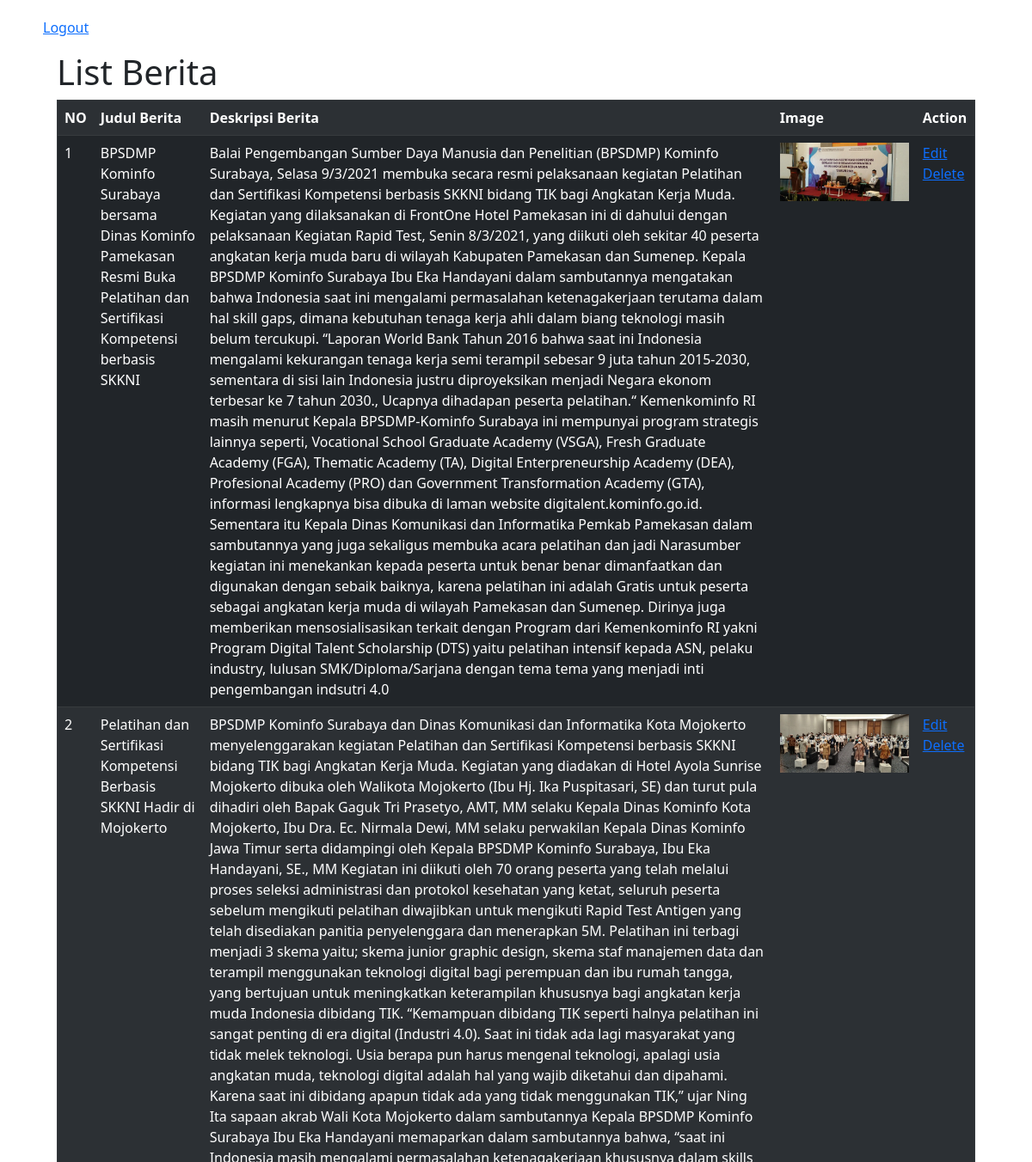
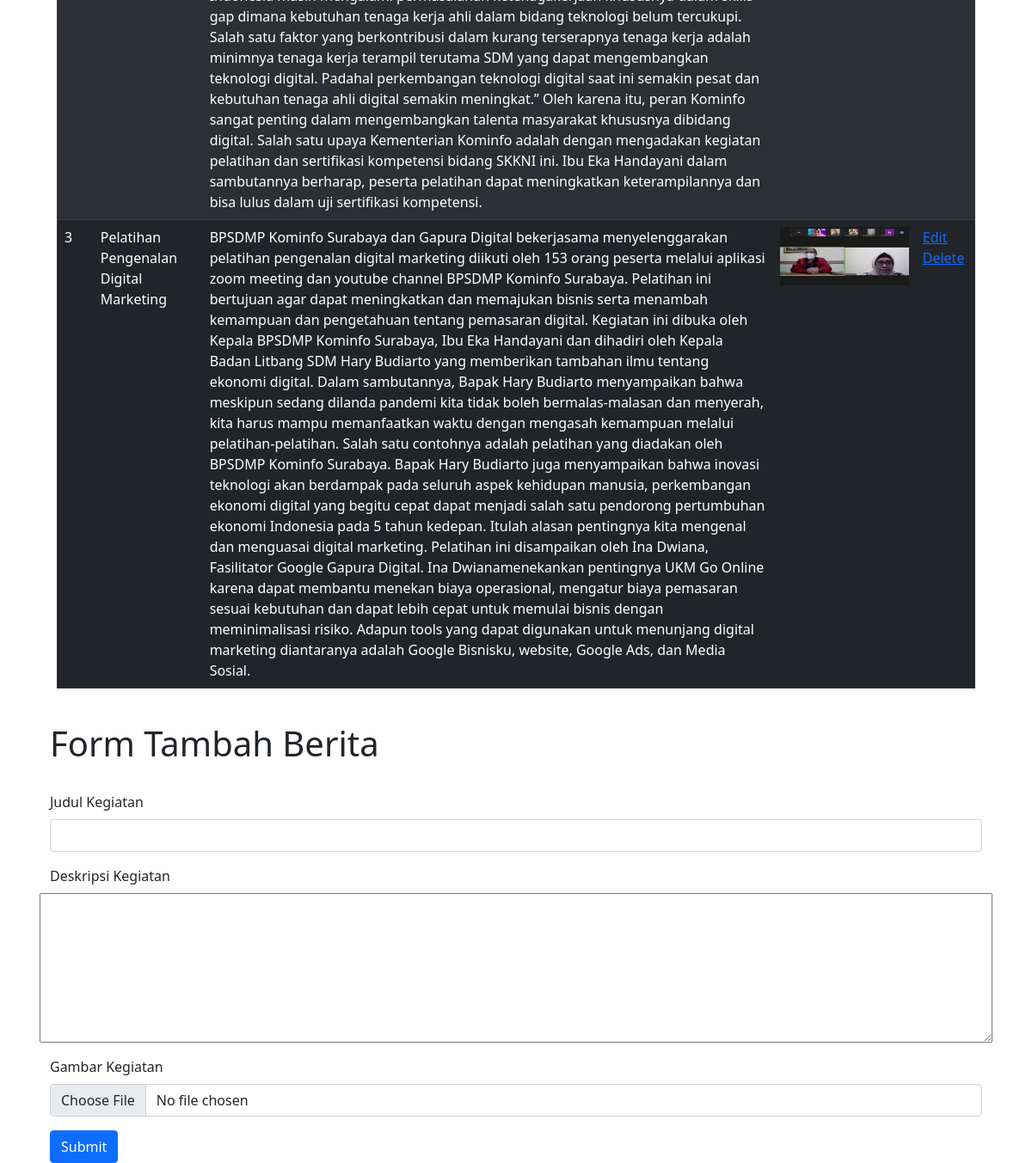
The page /administrator.php on the database its author committed (2 pictures, top to bottom).
### tables this page shows
CREATE TABLE `berita_acara` (
  `id_berita` int(11) NOT NULL,
  `judul_berita` varchar(200) NOT NULL,
  `deskripsi_berita` longtext NOT NULL,
  `img` varchar(50) NOT NULL
);

### administrator.php (the view, shortened to what this page needs)
<!doctype html>
<html lang="en">
    <head>
        <link href="https://cdn.jsdelivr.net/npm/bootstrap@5.0.2/dist/css/bootstrap.min.css" rel="stylesheet">
    </head>
    <body>
    <div class="container">
        <a href="login.php"> Logout </a>
        <div class="text-bg-dark p-3"><h2 class="fs-1">List Berita</h2>
        <table border="1" class="table table-dark table-striped">
            <tr><th>NO</th>
                <th>Judul Berita</th>
                <th>Deskripsi Berita</th>
                <th>Image</th>
                <th>Action</th>
            </tr>
        <?php
        include 'koneksi.php';
        $berita = mysqli_query($koneksi, "SELECT * from berita_acara");
        $no=1;
        foreach ($berita as $row){
            echo "<tr>
                    <td>$no</td>
                    <td>".$row['judul_berita']."</td>
                    <td>".$row['deskripsi_berita']."</td>
                    <td> <img src='img/".$row['img']."' style='width: 150px';></td>
                    <td><a href='form-edit.php?id_berita=$row[id_berita]'>Edit</a>
                        <a href='delete.php?id_berita=$row[id_berita]'>Delete</a>
                    </td>
                </tr>";
                $no++;
        }
        ?>
        </table>
    </div>
    <form method="post" action="simpan.php">
        <div class="container p-2">
            <h2 class="fs-1"> Form Tambah Berita </h2><br>
            <div class="mb-3">
                <label for="judul" class="form-label">Judul Kegiatan</label>
                <input type="text" class="form-control" id="judul_berita" name="judul_berita">
            </div>
            <div class="mb-3 row">
                <label for="deskripsi" class="form-label">Deskripsi Kegiatan</label>
                <textarea name="deskripsi_berita" id="deskripsi_berita" cols="30" rows="7"></textarea>
            </div>
            <div class="mb-3">
                <label for="img" class="form-label">Gambar Kegiatan</label>
                <input type="file" class="form-control" id="img" name="img">
            </div>
            <button type="submit" name="submit" class="btn btn-primary">Submit</button>
        </div>
    </form>
    </body>
    </html>

### administrator.php (style rules this page uses)
.container { height: 10px; padding: 20px; }

### rows shown on the page
berita_acara: judul_berita "BPSDMP Kominfo Surabaya bersama Dinas Kominfo Pamekasan Resmi Buka Pelatihan dan Sertifikasi Kompetensi berbasis SKKNI", deskripsi_berita "Balai Pengembangan Sumber Daya Manusia dan Penelitian (BPSDMP) Kominfo Surabaya, Selasa 9/3/2021 membuka secara resmi pelaksanaan kegiatan Pelatihan dan Sertifikasi Kompetensi berbasis SKKNI bidang TIK bagi Angkatan Kerja Muda. Kegiatan yang dilaksanakan di FrontOne Hotel Pamekasan ini di dahului dengan pelaksanaan Kegiatan Rapid Test, Senin 8/3/2021, yang diikuti oleh sekitar 40 peserta angkatan kerja muda baru di wilayah Kabupaten Pamekasan dan Sumenep. Kepala BPSDMP Kominfo Surabaya Ibu Eka Handayani dalam sambutannya mengatakan bahwa Indonesia saat ini mengalami permasalahan ketenagakerjaan terutama dalam hal skill gaps, dimana kebutuhan tenaga kerja ahli dalam biang teknologi masih…", img (picture)
berita_acara: judul_berita "Pelatihan dan Sertifikasi Kompetensi Berbasis SKKNI Hadir di Mojokerto", deskripsi_berita "BPSDMP Kominfo Surabaya dan Dinas Komunikasi dan Informatika Kota Mojokerto menyelenggarakan kegiatan Pelatihan dan Sertifikasi Kompetensi berbasis SKKNI bidang TIK bagi Angkatan Kerja Muda. Kegiatan yang diadakan di Hotel Ayola Sunrise Mojokerto dibuka oleh Walikota Mojokerto (Ibu Hj. Ika Puspitasari, SE) dan turut pula dihadiri oleh Bapak Gaguk Tri Prasetyo, AMT, MM selaku Kepala Dinas Kominfo Kota Mojokerto, Ibu Dra. Ec. Nirmala Dewi, MM selaku perwakilan Kepala Dinas Kominfo Jawa Timur serta didampingi oleh Kepala BPSDMP Kominfo Surabaya, Ibu Eka Handayani, SE., MM Kegiatan ini diikuti oleh 70 orang peserta yang telah melalui proses seleksi administrasi dan protokol kesehatan yang…", img (picture)
berita_acara: judul_berita "Pelatihan Pengenalan Digital Marketing", deskripsi_berita "BPSDMP Kominfo Surabaya dan Gapura Digital bekerjasama menyelenggarakan pelatihan pengenalan digital marketing diikuti oleh 153 orang peserta melalui aplikasi zoom meeting dan youtube channel BPSDMP Kominfo Surabaya. Pelatihan ini bertujuan agar dapat meningkatkan dan memajukan bisnis serta menambah kemampuan dan pengetahuan tentang pemasaran digital. Kegiatan ini dibuka oleh Kepala BPSDMP Kominfo Surabaya, Ibu Eka Handayani dan dihadiri oleh Kepala Badan Litbang SDM Hary Budiarto yang memberikan tambahan ilmu tentang ekonomi digital. Dalam sambutannya, Bapak Hary Budiarto menyampaikan bahwa meskipun sedang dilanda pandemi kita tidak boleh bermalas-malasan dan menyerah, kita harus mampu…", img (picture)
